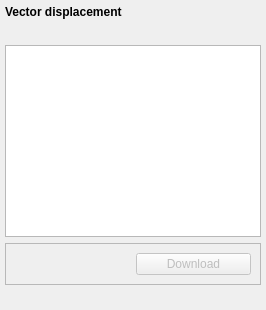
         <widget class="QWidget" name="tab_5">
          <property name="sizePolicy">
           <sizepolicy hsizetype="Preferred" vsizetype="Preferred">
            <horstretch>0</horstretch>
            <verstretch>0</verstretch>
           </sizepolicy>
          </property>
          <attribute name="title">
           <string>Data</string>
          </attribute>
          <layout class="QVBoxLayout" name="verticalLayout_11">
           <property name="leftMargin">
            <number>5</number>
           </property>
           <property name="topMargin">
            <number>5</number>
           </property>
           <property name="rightMargin">
            <number>5</number>
           </property>
           <property name="bottomMargin">
            <number>5</number>
           </property>
           <item>
            <widget class="QLabel" name="label_30">
             <property name="sizePolicy">
              <sizepolicy hsizetype="Expanding" vsizetype="Expanding">
               <horstretch>0</horstretch>
               <verstretch>0</verstretch>
              </sizepolicy>
             </property>
             <property name="font">
              <font>
               <weight>75</weight>
               <bold>true</bold>
              </font>
             </property>
             <property name="text">
              <string>Vector displacement</string>
             </property>
            </widget>
           </item>
           <item>
            <widget class="QLabel" name="label_43">
             <property name="text">
              <string/>
             </property>
            </widget>
           </item>
           <item>
            <widget class="QTableWidget" name="tb_data">
             <property name="sizePolicy">
              <sizepolicy hsizetype="Expanding" vsizetype="Expanding">
               <horstretch>0</horstretch>
               <verstretch>1</verstretch>
              </sizepolicy>
             </property>
             <attribute name="horizontalHeaderShowSortIndicator" stdset="0">
              <bool>false</bool>
             </attribute>
            </widget>
           </item>
           <item>
            <widget class="QFrame" name="frame_17">
             <property name="frameShape">
              <enum>QFrame::StyledPanel</enum>
             </property>
             <property name="frameShadow">
              <enum>QFrame::Raised</enum>
             </property>
             <layout class="QHBoxLayout" name="horizontalLayout_4">
              <item>
               <widget class="QgsFileWidget" name="data_csv">
                <property name="filter">
                 <string notr="true">.csv</string>
                </property>
                <property name="storageMode">
                 <enum>QgsFileWidget::SaveFile</enum>
                </property>
                <property name="options">
                 <set>QFileDialog::HideNameFilterDetails|QFileDialog::ReadOnly</set>
                </property>
               </widget>
              </item>
              <item>
               <widget class="QPushButton" name="descarga">
                <property name="enabled">
                 <bool>false</bool>
                </property>
                <property name="text">
                 <string>Download</string>
                </property>
               </widget>
              </item>
             </layout>
            </widget>
           </item>
           <item>
            <widget class="QLabel" name="label_31">
             <property name="text">
              <string/>
             </property>
            </widget>
           </item>
          </layout>
         </widget>
